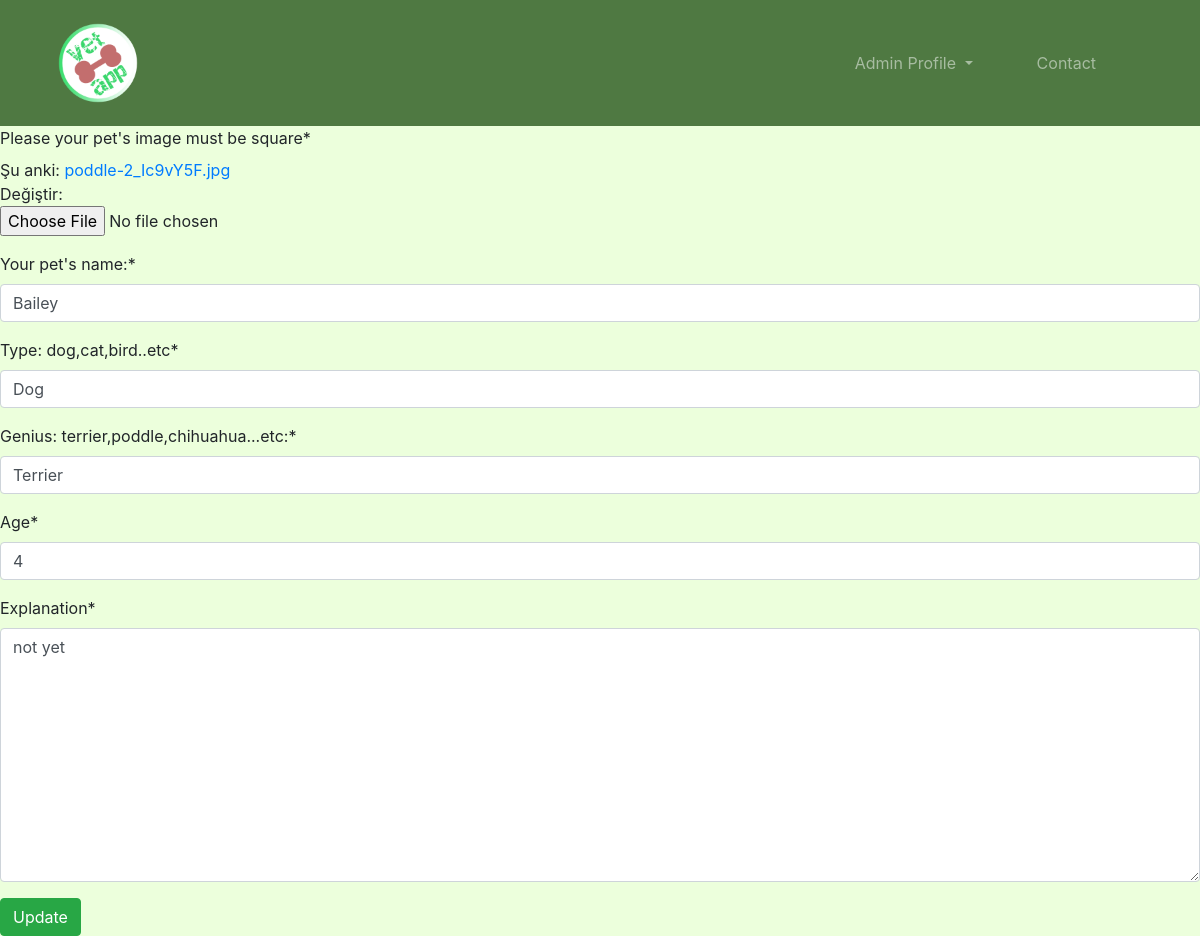
Page /pet/update/34 (signed in) on the committed database.
### pet/models.py (models this page shows)
class Pet(models.Model):
    petowner = models.ForeignKey("auth.user", on_delete=models.CASCADE)
    image = models.FileField(null=True, blank=True, verbose_name="Image")
    type = models.CharField(max_length=20, verbose_name="Type")
    genius = models.CharField(max_length=20, verbose_name="Genius")
    name = models.CharField(max_length=20, verbose_name="Name")
    age = models.CharField(max_length=4, verbose_name="Age")
    explanation = models.TextField(verbose_name="Explanation")
    created_date = models.DateField(auto_now_add=True, verbose_name="Created Date")

### pet/views.py (the view)
# urls.py: path('update/<int:id>', views.update, name="update"),
@login_required(login_url="user:login")
@user_passes_test(lambda u: u.is_superuser)
def update(request, id):
    pet = get_object_or_404(Pet, id=id)
    form = PetForm(request.POST or None, request.FILES or None, instance=pet)
    if form.is_valid():
        form.save(commit=False)
        pet.save()
        return redirect("pet:pets")
    return render(request, "update.html", {"form":form})

### pet/forms.py
class PetForm(forms.ModelForm):
    name = forms.CharField(label="Your pet's name:")
    type = forms.CharField(label="Type: dog,cat,bird..etc")
    genius = forms.CharField(label="Genius: terrier,poddle,chihuahua...etc:")
    image = forms.FileField(label="Please your pet's image must be square")
    class Meta:
        model = Pet
        fields = ["image", "name", "type", "genius", "age", "explanation"]

### templates/update.html (shortened to what this page needs)
{% extends "base.html" %}
{% block body %}
{% load crispy_forms_tags %}
    <form method="POST" enctype="multipart/form-data">
        {{form|crispy}}
        <button type="submit" class="btn btn-success">Update</button>
    </form>
{% endblock %}

### rows in the picture
Pet: name "Bailey", type "Dog", genius "Terrier", age "4", explanation "not yet"
